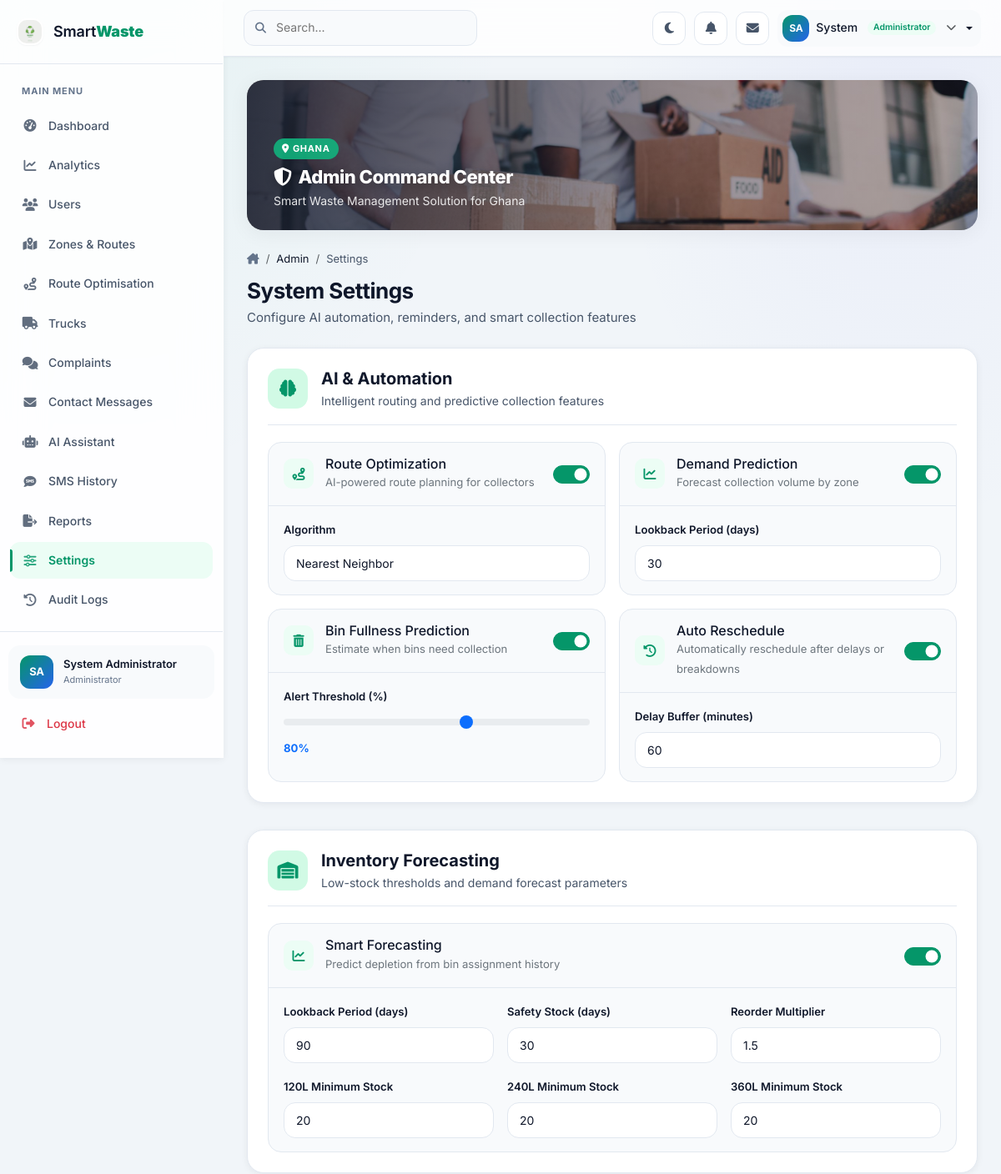
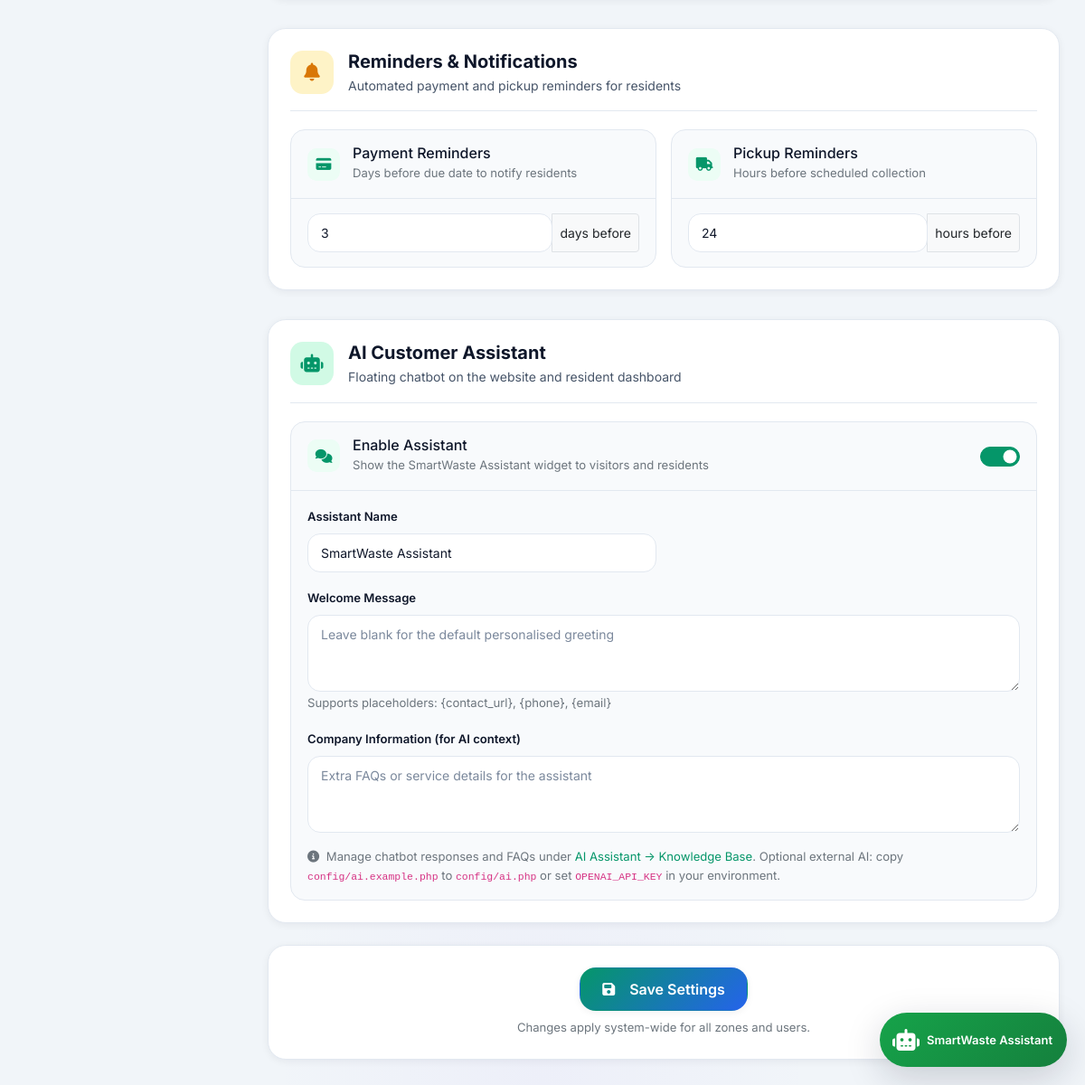
The page /index.php?url=admin/settings (signed in) on the database its author committed (2 pictures, top to bottom).
### tables this page shows
CREATE TABLE users (
    id INT PRIMARY KEY AUTO_INCREMENT,
    role_id INT NOT NULL,
    email VARCHAR(255) NOT NULL UNIQUE,
    password_hash VARCHAR(255) NOT NULL,
    first_name VARCHAR(100) NOT NULL,
    last_name VARCHAR(100) NOT NULL,
    phone VARCHAR(20),
    avatar_url VARCHAR(500),
    is_active TINYINT(1) DEFAULT 0,
    email_verified TINYINT(1) DEFAULT 0,
    welcome_email_status ENUM('pending', 'sent', 'failed') NOT NULL DEFAULT 'pending',
    welcome_email_sent_at DATETIME NULL,
    verification_token VARCHAR(255),
    reset_token VARCHAR(255),
    reset_token_expires DATETIME,
    last_login DATETIME,
    created_at TIMESTAMP DEFAULT CURRENT_TIMESTAMP,
    updated_at TIMESTAMP DEFAULT CURRENT_TIMESTAMP ON UPDATE CURRENT_TIMESTAMP,
    FOREIGN KEY (role_id) REFERENCES roles(id)
);

CREATE TABLE roles (
    id INT PRIMARY KEY AUTO_INCREMENT,
    name VARCHAR(50) NOT NULL UNIQUE,
    description TEXT,
    created_at TIMESTAMP DEFAULT CURRENT_TIMESTAMP
);

CREATE TABLE smart_settings (
    id INT PRIMARY KEY AUTO_INCREMENT,
    setting_key VARCHAR(100) NOT NULL UNIQUE,
    setting_value JSON NOT NULL,
    description TEXT,
    updated_by INT,
    updated_at TIMESTAMP DEFAULT CURRENT_TIMESTAMP ON UPDATE CURRENT_TIMESTAMP,
    FOREIGN KEY (updated_by) REFERENCES users(id)
);

### views/partials/chatbot.php (the view, shortened to what the rows shown need)
<?php
$aiSettings = chatbotSettings();
$user = Auth::user();
$isResident = ($user['role_name'] ?? '') === 'resident';
$assistantName = e(trim($aiSettings['assistant_name'] ?? '') ?: 'SmartWaste Assistant');
?>
<link href="<?= asset('css/chatbot.css') ?>" rel="stylesheet">
<div id="sw-chatbot-root"
     data-csrf="<?= e(Csrf::token()) ?>"
     data-assistant="<?= $assistantName ?>"
     data-resident="<?= $isResident ? '1' : '0' ?>"
     data-contact="<?= e(baseUrl('contact')) ?>">
    <button type="button" class="sw-chat-launcher" aria-label="Open <?= $assistantName ?>">
        <span class="sw-chat-launcher-inner">
            <i class="fa-solid fa-robot"></i>
            <span class="sw-chat-launcher-label"><?= $assistantName ?></span>
        </span>
    </button>
</div>

### views/partials/sidebar.php (shortened to what the rows shown need)
<?php
$role = $user['role_name'] ?? '';
$initials = strtoupper(substr($user['first_name'] ?? 'U', 0, 1) . substr($user['last_name'] ?? '', 0, 1));
$roleLabel = $config['roles'][$role] ?? str_replace('_', ' ', $role);
?>
<aside class="sidebar" id="sidebar">
    <div class="sidebar-footer">
        <div class="sidebar-user">
            <div class="sidebar-avatar"><?= e($initials) ?></div>
            <div class="sidebar-user-info">
                <div class="sidebar-user-name"><?= e($user['first_name'] . ' ' . $user['last_name']) ?></div>
                <div class="sidebar-user-role"><?= e($roleLabel) ?></div>
            </div>
        </div>
    </div>
</aside>

### views/partials/topbar.php (shortened to what the rows shown need)
<?php
$role = $user['role_name'] ?? '';
$initials = strtoupper(substr($user['first_name'] ?? 'U', 0, 1) . substr($user['last_name'] ?? '', 0, 1));
?>
<header class="topbar">
    <div class="topbar-right">
        <div class="dropdown profile-dropdown">
            <button class="dropdown-toggle border-0" type="button" data-bs-toggle="dropdown" aria-expanded="false">
                <div class="sidebar-avatar" style="width:32px;height:32px;font-size:0.75rem"><?= e($initials) ?></div>
                <span class="d-none d-md-inline"><?= e($user['first_name']) ?></span>
                <span class="d-none d-lg-inline badge rounded-pill ms-1" style="background:var(--color-primary-subtle);color:var(--color-primary);font-size:0.65rem;font-weight:600"><?= e($config['roles'][$role] ?? $role) ?></span>
                <i class="fa-solid fa-chevron-down ms-1 small text-muted"></i>
            </button>
        </div>
    </div>
</header>

### rows shown on the page
users: initials "SA", first_name+last_name "System Administrator", role.name "Administrator", first_name "System"
smart_settings: setting_value "SmartWaste Assistant"

### other values the page prints
$item['label'] "Dashboard"
$item['label'] "Analytics"
$item['label'] "Users"
$item['label'] "Zones & Routes"
$item['label'] "Route Optimisation"
$item['label'] "Trucks"
$item['label'] "Complaints"
$item['label'] "Contact Messages"
$item['label'] "AI Assistant"
$item['label'] "SMS History"
$item['label'] "Reports"
$item['label'] "Settings"
$item['label'] "Audit Logs"
str_replace('-', ' ', $part) "Admin"
str_replace('-', ' ', $part) "Settings"
